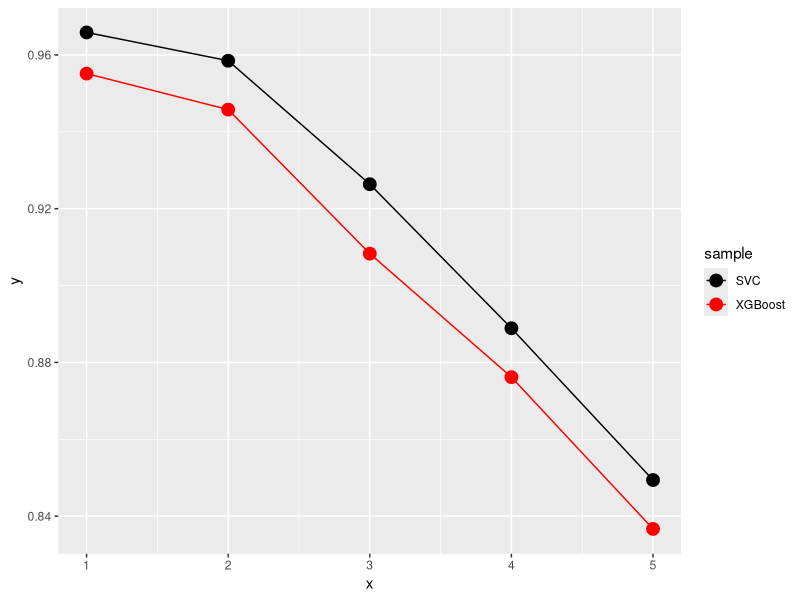

Write R code to recreate this figure.
library("ggplot2")

data<- structure(list(sample = structure(c(1L, 1L, 1L, 1L, 1L, 2L, 2L, 2L, 2L, 2L), 
                                         .Label = c("SVC", "XGBoost"), class = "factor"), 
                      y = c(0.9658634538152611, 0.9585006693440429, 0.9263721552878179, 0.8888888888888888, 0.8493975903614458, 0.9551539491298527, 0.9457831325301205, 0.9082998661311914, 0.8761713520749665, 0.8366800535475234), 
                      time = c(1,2,3,4,5,1,2,3,4,5)), 
                 .Names = c("sample", "y", "x"), class = "data.frame", row.names = c(NA, -10L))

ggplot(data = data, aes(x = x, y = y, color = sample)) + 
  geom_point(size=4) + 
  geom_line(aes(group = sample)) + 
  scale_color_manual(values = c("SVC" = "black", "XGBoost" = "red"))

